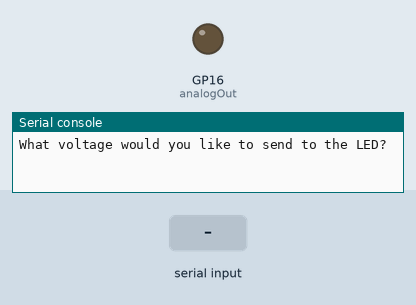
This program was run on a simulated Raspberry Pi Pico running MicroPython. Shown: output pins drawn as LEDs (lit = HIGH), the last lines printed to the serial console. Inputs (shaded band) come from the test bench.

Above: at 1.2 s.
1.3 s: "5" typed at the serial console, then Enter
At 2.1 s:
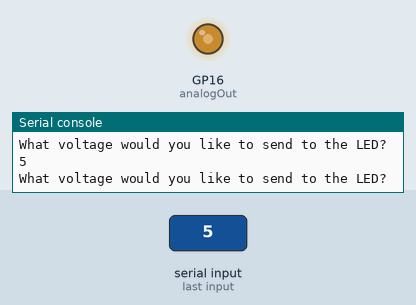
2.8 s: "90" typed at the serial console, then Enter
At 3.2 s:
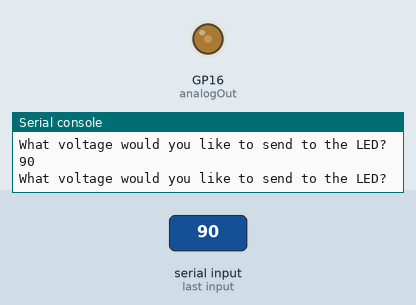
Timing chart, 0 to 5.8 s (numbered marks = the images above; inputs shaded):
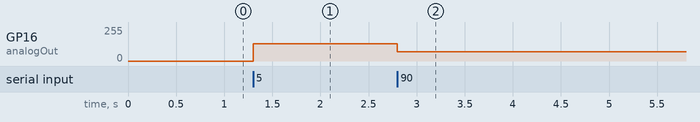

The program:

dimmableLED_fromKeyboard.py
```python
from machine import PWM,Pin
from time import sleep

outPin=16
analogOut=PWM(Pin(outPin))

#Fast enough so that you do not see the LED flicker and the voltage remains more steady.
analogOut.freq(1000)

#65550 would be on all the time and 0 is off.
analogOut.duty_u16(0)

while True:
    LEDVoltage=float(input('What voltage would you like to send to the LED? '))
    pwmVal=(65550/3.3)*LEDVoltage
    analogOut.duty_u16(int(pwmVal)) #needs to be an int not a float
```

Measured:
- after the input at 1.3 s, GP16 (analogOut): 0/255 → 131/255 at once
- after the input at 2.8 s, GP16 (analogOut): 131/255 → 71/255 at once
